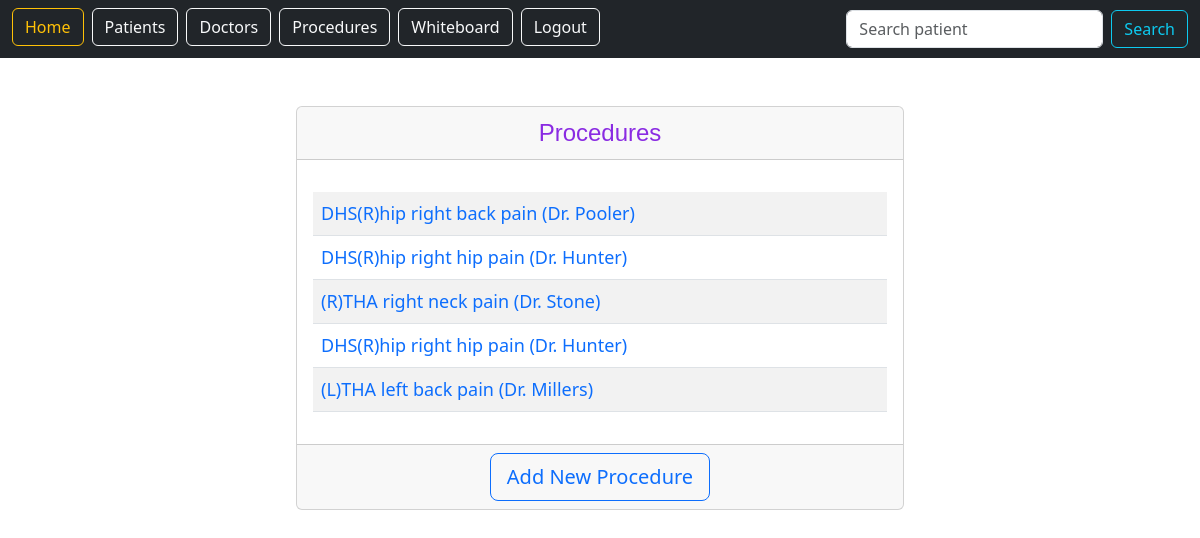
The page /whiteboard/procedures/ (signed in) on the database its author committed.
### whiteboard/models.py (models this page shows, shortened)
class Procedures(models.Model):
    proname = models.CharField('Procedure Name', max_length=30)
    diagnosis = models.CharField('Diagnosis', max_length=50)
    comments = models.CharField('Comments', max_length=120)
    admissiondate = models.DateField('Admission Date')
    xray = models.CharField(max_length=15)
    site = models.CharField(max_length=15)
    surgerydate = models.DateField('Surgery Date')
    patient = models.ForeignKey(Patients, blank=True, null=True, on_delete=models.CASCADE)
    doctor = models.ForeignKey(Doctors, blank=True, null=True, on_delete=models.CASCADE)
    def __str__(self):
        return self.proname + ' ' + self.diagnosis

class Doctors(models.Model):
    firstname = models.CharField('First Name', max_length=30)
    lastname = models.CharField('Last Name', max_length=30)

### whiteboard/views.py (the view)
# urls.py: path('procedures/', views.ProceduresListView.as_view(), name='procedures.list'),
class ProceduresListView(LoginRequiredMixin, ListView):   # class-based views for list of patients
    model = Procedures
    context_object_name = "procedures"
    template_name = 'procedures/procedureslist.html'
    login_url = "/login"

### whiteboard/templates/procedures/procedureslist.html
{% extends 'base.html' %}
{% block content %}
<center>
    <div class="card" style="width: 38rem;">
        <div class="card-header" style="font-family: Helvetica; font-size: x-large; color: blueviolet;">
            Procedures
        </div>
        <div class="card-body">
            <p class="card-text">
                <table class="table table-hover table-striped">
                    {% for procedure in procedures %}
                        <tr style="text-align: left; font-size: large;">
                            <td>
                                <a href="{% url 'procedures.detail' procedure.id %}">{{ procedure }} (Dr. {{ procedure.doctor.lastname }})</a>
                            </td>
                        </tr>
                    {% endfor %}
                </table>
            </p>
        </div>
        <div class="card-footer text-muted">
            <a href="{% url 'procedures.new' %}" class="btn btn-outline-primary btn-lg">Add New Procedure</a>
        </div>
    </div>
</center>
{% endblock %}

### static/templates/base.html (style rules this page uses)
a { text-decoration: none; }

### rows shown on the page
Procedures: proname+diagnosis "DHS(R)hip right back pain", doctor.lastname "Pooler"
Procedures: proname+diagnosis "DHS(R)hip right hip pain", doctor.lastname "Hunter"
Procedures: proname+diagnosis "(R)THA right neck pain", doctor.lastname "Stone"
Procedures: proname+diagnosis "DHS(R)hip right hip pain", doctor.lastname "Hunter"
Procedures: proname+diagnosis "(L)THA left back pain", doctor.lastname "Millers"
